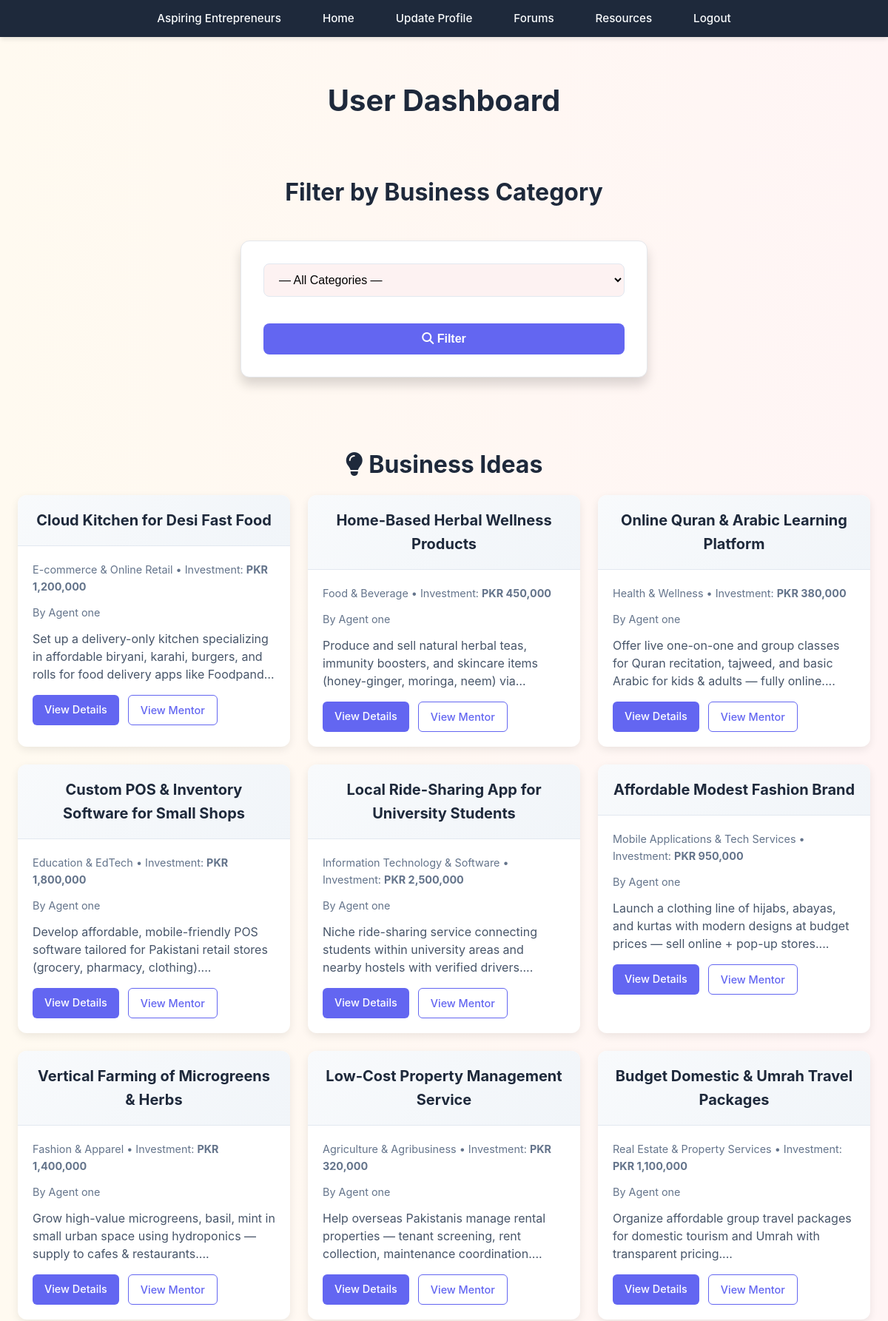
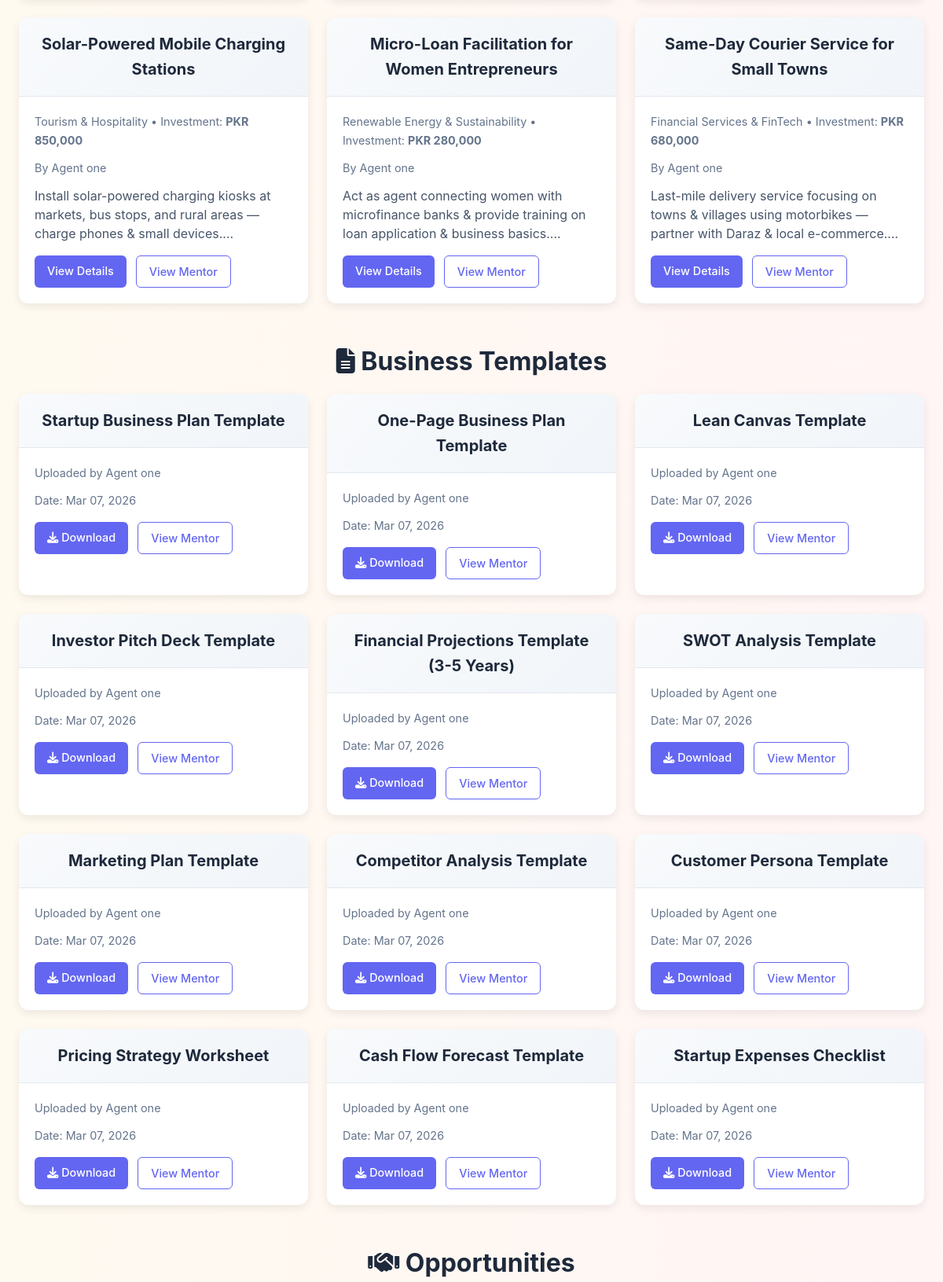
Page /dashboard.php (signed in, upper part) on the committed database (2 pictures, top to bottom).
### tables this page shows
CREATE TABLE `business_ideas` (
  `idea_id` int(11) NOT NULL,
  `agent_id` int(11) DEFAULT NULL,
  `category_id` int(11) DEFAULT NULL,
  `title` varchar(200) DEFAULT NULL,
  `description` text DEFAULT NULL,
  `investment_required` decimal(12,2) DEFAULT NULL,
  `created_at` timestamp NOT NULL DEFAULT current_timestamp()
);

CREATE TABLE `categories` (
  `category_id` int(11) NOT NULL,
  `category_name` varchar(150) DEFAULT NULL
);

CREATE TABLE `agents` (
  `agent_id` int(11) NOT NULL,
  `full_name` varchar(150) DEFAULT NULL,
  `email` varchar(150) DEFAULT NULL,
  `password` varchar(255) DEFAULT NULL,
  `phone` varchar(20) DEFAULT NULL,
  `expertise_domain` varchar(200) DEFAULT NULL,
  `bio` text DEFAULT NULL,
  `experience_years` int(11) DEFAULT NULL,
  `approval_status` enum('pending','approved','rejected') DEFAULT 'pending',
  `created_at` timestamp NOT NULL DEFAULT current_timestamp()
);

CREATE TABLE `business_templates` (
  `template_id` int(11) NOT NULL,
  `agent_id` int(11) DEFAULT NULL,
  `title` varchar(200) DEFAULT NULL,
  `description` text DEFAULT NULL,
  `file_path` varchar(255) DEFAULT NULL,
  `uploaded_at` timestamp NOT NULL DEFAULT current_timestamp()
);

### dashboard.php (the view, shortened to what this page needs)
<?php
include "config.php";
$category_filter = isset($_GET['category_id']) && $_GET['category_id'] !== '' ? intval($_GET['category_id']) : 0;
$where_clause = $category_filter ? " WHERE b.category_id = $category_filter" : "";
$order_clause = " ORDER BY created_at DESC LIMIT 12";
$ideas_query = "SELECT b.*, c.category_name, a.full_name AS agent_name, a.agent_id
                FROM business_ideas b
                JOIN categories c ON b.category_id = c.category_id
                JOIN agents a ON b.agent_id = a.agent_id
                $where_clause $order_clause";
$templates_query = "SELECT t.*, a.full_name AS agent_name, a.agent_id
                    FROM business_templates t
                    JOIN agents a ON t.agent_id = a.agent_id
                    ORDER BY t.uploaded_at DESC LIMIT 12";
$ideas_result        = mysqli_query($conn, $ideas_query);
$templates_result    = mysqli_query($conn, $templates_query);
?>
<!DOCTYPE html>
<html lang="en">
<head>
    <link rel="stylesheet" href="https://cdnjs.cloudflare.com/ajax/libs/font-awesome/6.5.0/css/all.min.css">
    <link rel="stylesheet" href="CSS/style.css">
</head>
<body>
<?php include 'navbar.php'; ?>
<div class="container">
    <h1>User Dashboard</h1>
    <div class="filter-box">
        <h2>Filter by Business Category</h2>
        <form method="GET">
            <select name="category_id">
                <option value="">— All Categories —</option>
            </select>
            <button type="submit"><i class="fas fa-search"></i> Filter</button>
        </form>
    </div>
    <div class="section">
        <h2><i class="fas fa-lightbulb"></i> Business Ideas</h2>
        <?php if (mysqli_num_rows($ideas_result) > 0): ?>
            <div class="grid">
                <?php while ($idea = mysqli_fetch_assoc($ideas_result)): ?>
                    <div class="card">
                        <div class="card-header">
                            <h3><?php echo htmlspecialchars($idea['title']); ?></h3>
                        </div>
                        <div class="card-body">
                            <div class="meta">
                                <?php echo htmlspecialchars($idea['category_name']); ?> •
                                Investment: <strong>PKR <?php echo number_format($idea['investment_required'], 0); ?></strong>
                            </div>
                            <div class="meta">By <?php echo htmlspecialchars($idea['agent_name']); ?></div>
                            <div class="description">
                                <?php echo nl2br(htmlspecialchars(substr($idea['description'], 0, 220))); ?>...
                            </div>
                            <div class="actions">
                                <a href="view_idea.php?id=<?php echo $idea['idea_id']; ?>" class="btn btn-primary">View Details</a>
                                <a href="view_agent.php?id=<?php echo $idea['agent_id']; ?>" class="btn btn-outline">View Mentor</a>
                            </div>
                        </div>
                    </div>
                <?php endwhile; ?>
            </div>
        <?php endif; ?>
    </div>
    <div class="section">
        <h2><i class="fas fa-file-alt"></i> Business Templates</h2>
        <?php if (mysqli_num_rows($templates_result) > 0): ?>
            <div class="grid">
                <?php while ($tpl = mysqli_fetch_assoc($templates_result)): ?>
                    <div class="card">
                        <div class="card-header">
                            <h3><?php echo htmlspecialchars($tpl['title']); ?></h3>
                        </div>
                        <div class="card-body">
                            <div class="meta">Uploaded by <?php echo htmlspecialchars($tpl['agent_name']); ?></div>
                            <div class="meta">Date: <?php echo date('M d, Y', strtotime($tpl['uploaded_at'])); ?></div>
                            <div class="actions">
                                <a href="uploads/templates/<?php echo $tpl['file_path']; ?>" target="_blank" class="btn btn-primary">
                                    <i class="fas fa-download"></i> Download
                                </a>
                                <a href="view_agent.php?id=<?php echo $tpl['agent_id']; ?>" class="btn btn-outline">View Mentor</a>
                            </div>
                        </div>
                    </div>
                <?php endwhile; ?>
            </div>
        <?php endif; ?>
    </div>
    <div class="section">
        <h2><i class="fas fa-handshake"></i> Opportunities</h2>
    </div>
</div>
</body>
</html>

### CSS/style.css (style rules this page uses)
:root { --primary-color: #ff5a5f; --primary-hover: #e14d52; --secondary-color: #ffcc00; --secondary-hover: #e6b800; --text-primary: #1f2937; --text-secondary: #4b5563; --bg-primary: #ffffff; --bg-secondary: #fdf2f2; --border-color: #e5e7eb; --shadow-sm: 0 1px 2px rgba(0, 0, 0, 0.05); --shadow-md: 0 4px 6px rgba(0, 0, 0, 0.1); --shadow-lg: 0 10px 15px rgba(0, 0, 0, 0.15); }
* { margin: 0; padding: 0; box-sizing: border-box; }
body { font-family: 'Inter', sans-serif; background: linear-gradient(to right, #fffaf0, #fff5f5); color: var(--text-primary); line-height: 1.6; }
h1, h2, h3, h4, h5, h6 { margin-top: 30px; font-weight: 700; text-align: center; margin-bottom: 1rem; color: var(--primary-color); }
h1 { font-size: 2.5rem; }
h2 { font-size: 2rem; }
h3 { font-size: 1.5rem; }
form { max-width: 550px; margin: 40px auto; padding: 30px; background: var(--bg-primary); border-radius: 12px; box-shadow: var(--shadow-lg); border: 1px solid var(--border-color); }
input, select, textarea { width: 100%; padding: 12px; border: 1.5px solid var(--border-color); border-radius: 8px; margin-bottom: 20px; font-size: 15px; background-color: var(--bg-secondary); transition: border-color 0.2s, box-shadow 0.2s; }
button, input[type="submit"] { display: inline-block; width: 100%; background: #10b981; color: white; border: none; padding: 12px 20px; font-size: 1rem; font-weight: 600; cursor: pointer; border-radius: 8px; transition: all 0.2s ease; }

### dashboard.php (style rules this page uses)
:root { --primary: #6366f1; --primary-dark: #4f46e5; --light: #f8fafc; --gray: #64748b; --dark: #1e293b; --border: #e2e8f0; --shadow: 0 4px 12px rgba(0,0,0,0.08); }
.container { max-width: 1280px; margin: 0 auto; padding: 24px; }
h1, h2 { color: var(--dark); margin-bottom: 16px; }
.filter-box { padding: 20px; border-radius: 12px; margin-bottom: 32px; }
.filter-box form { display: flex; gap: 16px; flex-wrap: wrap; align-items: center; }
select, button { padding: 12px 16px; border-radius: 8px; border: 1px solid var(--border); font-size: 1rem; }
button { background: var(--primary); color: white; border: none; cursor: pointer; transition: background 0.2s; }
.section { margin-bottom: 48px; }
.grid { display: grid; grid-template-columns: repeat(auto-fill, minmax(340px, 1fr)); gap: 24px; }
.card { background: white; border-radius: 12px; overflow: hidden; box-shadow: var(--shadow); transition: transform 0.2s ease, box-shadow 0.2s ease; }
.card-header { padding: 18px 20px; background: linear-gradient(135deg, #f8fafc, #f1f5f9); border-bottom: 1px solid var(--border); }
.card-header h3 { margin: 0; font-size: 1.25rem; color: var(--dark); }
.card-body { padding: 20px; }
.meta { color: var(--gray); font-size: 0.9rem; margin-bottom: 12px; }
.description { color: #475569; line-height: 1.5; margin-bottom: 16px; display: -webkit-box; -webkit-line-clamp: 3; -webkit-box-orient: vertical; overflow: hidden; }
.actions { display: flex; gap: 12px; margin-top: 16px; }
.btn { padding: 8px 16px; border-radius: 6px; text-decoration: none; font-size: 0.9rem; font-weight: 500; transition: all 0.2s; }
.btn-primary { background: var(--primary); color: white; }
.btn-outline { border: 1px solid var(--primary); color: var(--primary); }

### rows in the picture
business_ideas: title "Cloud Kitchen for Desi Fast Food", category.category_name "E-commerce & Online Retail", investment_required "1,200,000", agent.full_name "Agent one", description "Set up a delivery-only kitchen specializing in affordable biryani, karahi, burgers, and rolls for food delivery apps like…"
business_ideas: title "Home-Based Herbal Wellness Products", category.category_name "Food & Beverage", investment_required "450,000", agent.full_name "Agent one", description "Produce and sell natural herbal teas, immunity boosters, and skincare items (honey-ginger, moringa, neem)…"
business_ideas: title "Online Quran & Arabic Learning Platform", category.category_name "Health & Wellness", investment_required "380,000", agent.full_name "Agent one", description "Offer live one-on-one and group classes for Quran recitation, tajweed, and basic Arabic for kids & adults — fully online."
business_ideas: title "Custom POS & Inventory Software for Small Shops", category.category_name "Education & EdTech", investment_required "1,800,000", agent.full_name "Agent one", description "Develop affordable, mobile-friendly POS software tailored for Pakistani retail stores (grocery, pharmacy, clothing)."
business_ideas: title "Local Ride-Sharing App for University Students", category.category_name "Information Technology & Software", investment_required "2,500,000", agent.full_name "Agent one", description "Niche ride-sharing service connecting students within university areas and nearby hostels with verified drivers."
business_ideas: title "Affordable Modest Fashion Brand", category.category_name "Mobile Applications & Tech Services", investment_required "950,000", agent.full_name "Agent one", description "Launch a clothing line of hijabs, abayas, and kurtas with modern designs at budget prices — sell online + pop-up stores."
business_ideas: title "Vertical Farming of Microgreens & Herbs", category.category_name "Fashion & Apparel", investment_required "1,400,000", agent.full_name "Agent one", description "Grow high-value microgreens, basil, mint in small urban space using hydroponics — supply to cafes & restaurants."
business_ideas: title "Low-Cost Property Management Service", category.category_name "Agriculture & Agribusiness", investment_required "320,000", agent.full_name "Agent one", description "Help overseas Pakistanis manage rental properties — tenant screening, rent collection, maintenance coordination."
business_ideas: title "Budget Domestic & Umrah Travel Packages", category.category_name "Real Estate & Property Services", investment_required "1,100,000", agent.full_name "Agent one", description "Organize affordable group travel packages for domestic tourism and Umrah with transparent pricing."
business_ideas: title "Solar-Powered Mobile Charging Stations", category.category_name "Tourism & Hospitality", investment_required "850,000", agent.full_name "Agent one", description "Install solar-powered charging kiosks at markets, bus stops, and rural areas — charge phones & small devices."
business_ideas: title "Micro-Loan Facilitation for Women Entrepreneurs", category.category_name "Renewable Energy & Sustainability", investment_required "280,000", agent.full_name "Agent one", description "Act as agent connecting women with microfinance banks & provide training on loan application & business basics."
business_ideas: title "Same-Day Courier Service for Small Towns", category.category_name "Financial Services & FinTech", investment_required "680,000", agent.full_name "Agent one", description "Last-mile delivery service focusing on towns & villages using motorbikes — partner with Daraz & local e-commerce."
business_templates: title "Startup Business Plan Template", agent.full_name "Agent one", uploaded_at "Mar 07, 2026"
business_templates: title "One-Page Business Plan Template", agent.full_name "Agent one", uploaded_at "Mar 07, 2026"
business_templates: title "Lean Canvas Template", agent.full_name "Agent one", uploaded_at "Mar 07, 2026"
business_templates: title "Investor Pitch Deck Template", agent.full_name "Agent one", uploaded_at "Mar 07, 2026"
business_templates: title "Financial Projections Template (3-5 Years)", agent.full_name "Agent one", uploaded_at "Mar 07, 2026"
business_templates: title "SWOT Analysis Template", agent.full_name "Agent one", uploaded_at "Mar 07, 2026"
business_templates: title "Marketing Plan Template", agent.full_name "Agent one", uploaded_at "Mar 07, 2026"
business_templates: title "Competitor Analysis Template", agent.full_name "Agent one", uploaded_at "Mar 07, 2026"
business_templates: title "Customer Persona Template", agent.full_name "Agent one", uploaded_at "Mar 07, 2026"
business_templates: title "Pricing Strategy Worksheet", agent.full_name "Agent one", uploaded_at "Mar 07, 2026"
business_templates: title "Cash Flow Forecast Template", agent.full_name "Agent one", uploaded_at "Mar 07, 2026"
business_templates: title "Startup Expenses Checklist", agent.full_name "Agent one", uploaded_at "Mar 07, 2026"
